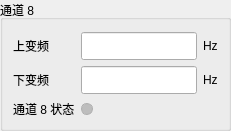
               <widget class="QGroupBox" name="gbChannel8">
                <property name="title">
                 <string>通道 8</string>
                </property>
                <layout class="QGridLayout" name="layoutChannel8">
                 <property name="leftMargin">
                  <number>10</number>
                 </property>
                 <property name="topMargin">
                  <number>12</number>
                 </property>
                 <property name="rightMargin">
                  <number>10</number>
                 </property>
                 <property name="bottomMargin">
                  <number>10</number>
                 </property>
                 <property name="spacing">
                  <number>6</number>
                 </property>
                 <item row="0" column="0">
                  <widget class="QLabel" name="lblChannel8UpFreq">
                   <property name="text">
                    <string>上变频</string>
                   </property>
                  </widget>
                 </item>
                 <item row="0" column="1">
                  <widget class="QLineEdit" name="leChannel8UpFreq">
                   <property name="minimumSize">
                    <size>
                     <width>116</width>
                     <height>28</height>
                    </size>
                   </property>
                   <property name="maximumSize">
                    <size>
                     <width>16777215</width>
                     <height>30</height>
                    </size>
                   </property>
                  </widget>
                 </item>
                 <item row="0" column="2">
                  <widget class="QLabel" name="lblChannel8UpFreqUnit">
                   <property name="text">
                    <string>Hz</string>
                   </property>
                  </widget>
                 </item>
                 <item row="1" column="0">
                  <widget class="QLabel" name="lblChannel8DownFreq">
                   <property name="text">
                    <string>下变频</string>
                   </property>
                  </widget>
                 </item>
                 <item row="1" column="1">
                  <widget class="QLineEdit" name="leChannel8DownFreq">
                   <property name="minimumSize">
                    <size>
                     <width>116</width>
                     <height>28</height>
                    </size>
                   </property>
                   <property name="maximumSize">
                    <size>
                     <width>16777215</width>
                     <height>30</height>
                    </size>
                   </property>
                  </widget>
                 </item>
                 <item row="1" column="2">
                  <widget class="QLabel" name="lblChannel8DownFreqUnit">
                   <property name="text">
                    <string>Hz</string>
                   </property>
                  </widget>
                 </item>
                 <item row="2" column="0">
                  <widget class="QLabel" name="lblChannel8Status">
                   <property name="text">
                    <string>通道 8 状态</string>
                   </property>
                  </widget>
                 </item>
                 <item row="2" column="1">
                  <widget class="QLabel" name="ledChannel8Status">
                   <property name="minimumSize">
                    <size>
                     <width>12</width>
                     <height>12</height>
                    </size>
                   </property>
                   <property name="maximumSize">
                    <size>
                     <width>12</width>
                     <height>12</height>
                    </size>
                   </property>
                   <property name="styleSheet">
                    <string notr="true">background:#BDBDBD;border:1px solid #AFAFAF;border-radius:6px;</string>
                   </property>
                   <property name="text">
                    <string/>
                   </property>
                  </widget>
                 </item>
                </layout>
               </widget>
